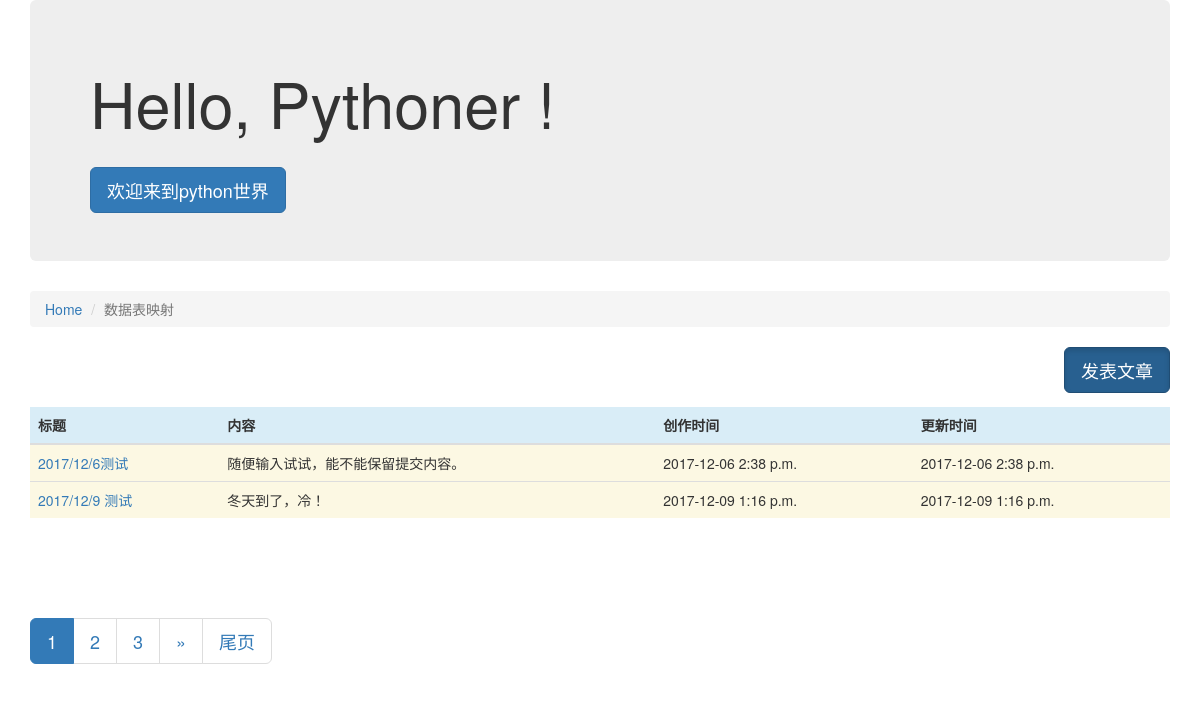
The page /article/list/1 on the database its author committed.
### block/models.py (models this page shows, shortened)
class Block(models.Model):
    name = models.CharField(u'板块名称',max_length=100)
    owner = models.CharField(u'管理员', max_length=100)
    desc = models.CharField(u'板块信息', max_length=100)
    status=models.IntegerField(u'状态',choices=((1,'常用'),(0,'待定'),(-1,'隐藏')))
    class Meta:
        verbose_name='板块'
        verbose_name_plural='板块'

### article/models.py (models this page shows, shortened)
class Article(models.Model):
    block = models.ForeignKey(Block, verbose_name="板块索引")
    owner = models.ForeignKey(User,verbose_name="作者")
    title = models.CharField('文章名称', max_length=100)
    content = models.CharField('文章内容', max_length=10000)
    status = models.IntegerField(u'状态', choices=((1, '常用'), (0, '待定'), (-1, '隐藏')))
    create_time_stamp=models.DateTimeField('创建时间',auto_now_add=True)
    last_update_time_stamp=models.DateTimeField('最新时间',auto_now=True)
    class Meta:
        verbose_name='文章'
        verbose_name_plural = '文章'

### article/views.py (the view)
# urls.py: url(r'^list/(?P<block_id>\d+)',article_list),
def article_list(request,block_id):
    block_id = int(block_id)
    block=Block.objects.get(id=block_id)
    cut_page=2
    page_no = int(request.GET.get("page_no", "1"))
    all_article=Article.objects.filter(block=block,status=0).order_by("id")
    p=Paginator(all_article,cut_page)
    page=p.page(page_no)
    article_objs=page.object_list
    page_count=p.num_pages
    page_links=[i for i in range(1, page_count+1) if i>0 and i<=page_count]
    page_links1 = [i for i in range(page_no - 2, page_no + 3) if i > 0 and i <= page_count]
    page_small=page_links1[0]-1
    page_max=page_links1[-1]+1
    have_small=page_small>0
    have_max=page_max<page_count
    return render(request,'article_list.html',{'articles':article_objs,'b':block,
                                               'p':p,'page_no':page_no,'page_links':page_links,
                                               'page_small': page_small,'page_max':page_max,
                                               'have_small':have_small,'have_max':have_max,
                                               'page_count':page_count,'page_links1':page_links1})

### article/templates/article_list.html (shortened to what this page needs)
{% extends "base.html" %}
{% block content %}
    <ol class="breadcrumb">
      <li><a href="/">Home</a ></li>
      <li class="active">{{b.name}}</li>
    </ol>
    <a style="float:right" class="btn btn-primary btn-lg active" href="/article/content/{{b.id}}" >
        发表文章
    </a>
    <br /><br /><br />
    <table class="table table-hover">
        <thead>
        <tr>
        <th class="info">标题</th>
        <th class="info">内容</th>
        <th class="info">创作时间</th>
        <th class="info">更新时间</th>
        </tr>
        </thead>
        <tbody>
        {% for art in articles %}
        <tr>
          <td class="warning"><a href="/article/detail/{{art.id}}">{{art.title}}</a></td>
          <td class="warning">{{art.content}}</td>
          <td class="warning">{{art.create_time_stamp|date:"Y-m-d P"}}</td>
          <td class="warning">{{art.last_update_time_stamp|date:"Y-m-d P"}}</td>
        </tr>
        {% endfor %}
        </tbody>
    </table>
    <br /><br /><br />
        {% if page_count < 6 %}
        <nav aria-label="Page navigation">
            <ul class="pagination pagination-lg">
                    {% for i in page_links %}
                    {% if page_no == i %}
                        <li class="active">
                         <a href="?page_no={{i}}">{{i}}</a>
                        </li>
                    {% else %}
                        <li>
                         <a href="?page_no={{i}}">{{i}}</a>
                        </li>
                    {% endif %}
                    {% endfor %}
             </ul>
        </nav>
        {% else %}
        <nav aria-label="Page navigation">
            <ul class="pagination pagination-lg">
                    {% for i in page_links1 %}
                    {% if page_no == i %}
                        <li class="active">
                         <a href="?page_no={{i}}">{{i}}</a>
                        </li>
                    {% else %}
                        <li>
                         <a href="?page_no={{i}}">{{i}}</a>
                        </li>
                    {% endif %}
                    {% endfor %}
                {% if have_max %}
                <li>
                  <a href="?page_no={{page_max}}" aria-label="Next">
                    <span aria-hidden="true">&raquo;</span>
                  </a>
                </li>
                <li><a href="?page_no={{page_count}}">尾页</a></li>
                {% endif %}
             </ul>
        </nav>
        {% endif %}
 {% endblock %}

### rows shown on the page
Block: name "数据表映射"
Article: title "2017/12/6测试", content "随便输入试试，能不能保留提交内容。", create_time_stamp "2017-12-06 2:38 p.m.", last_update_time_stamp "2017-12-06 2:38 p.m."
Article: title "2017/12/9 测试", content "冬天到了，冷！", create_time_stamp "2017-12-09 1:16 p.m.", last_update_time_stamp "2017-12-09 1:16 p.m."

### other values the page prints
{{ i }} "1"
{{ i }} "2" "3"
